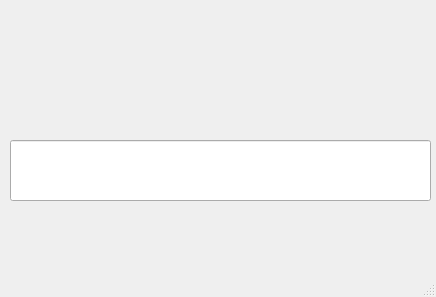
<?xml version="1.0" encoding="UTF-8"?>
<ui version="4.0">
 <class>MainWindow</class>
 <widget class="QMainWindow" name="MainWindow">
  <property name="geometry">
   <rect>
    <x>0</x>
    <y>0</y>
    <width>436</width>
    <height>297</height>
   </rect>
  </property>
  <property name="font">
   <font>
    <family>Agave Nerd Font Mono</family>
    <pointsize>12</pointsize>
   </font>
  </property>
  <property name="windowTitle">
   <string>MainWindow</string>
  </property>
  <widget class="QWidget" name="centralwidget">
   <widget class="QLabel" name="label">
    <property name="geometry">
     <rect>
      <x>140</x>
      <y>40</y>
      <width>171</width>
      <height>61</height>
     </rect>
    </property>
    <property name="font">
     <font>
      <family>Adobe Devanagari</family>
      <pointsize>20</pointsize>
      <weight>50</weight>
      <bold>false</bold>
     </font>
    </property>
    <property name="text">
     <string/>
    </property>
   </widget>
   <widget class="QLineEdit" name="lineEdit">
    <property name="geometry">
     <rect>
      <x>10</x>
      <y>140</y>
      <width>421</width>
      <height>61</height>
     </rect>
    </property>
    <property name="font">
     <font>
      <family>Agave Nerd Font Mono</family>
      <pointsize>16</pointsize>
     </font>
    </property>
    <property name="text">
     <string/>
    </property>
    <property name="readOnly">
     <bool>true</bool>
    </property>
   </widget>
  </widget>
  <widget class="QMenuBar" name="menubar">
   <property name="geometry">
    <rect>
     <x>0</x>
     <y>0</y>
     <width>436</width>
     <height>23</height>
    </rect>
   </property>
  </widget>
  <widget class="QStatusBar" name="statusbar"/>
 </widget>
 <resources/>
 <connections/>
</ui>
